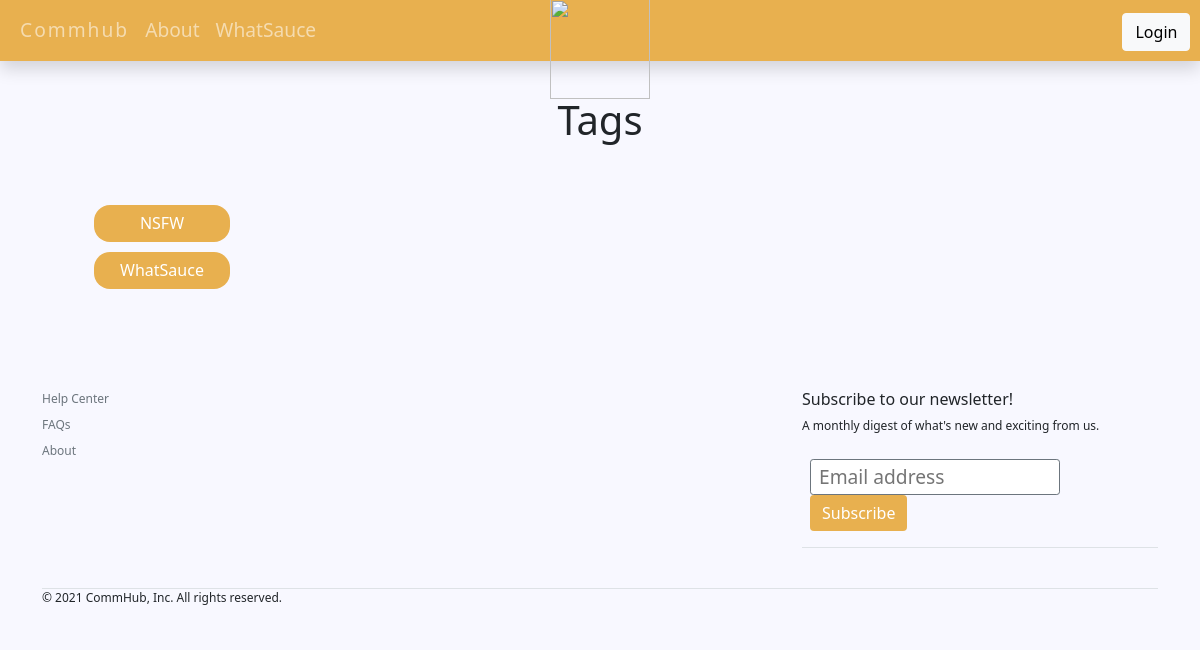
The page /index.php/threads on the database as committed earlier.
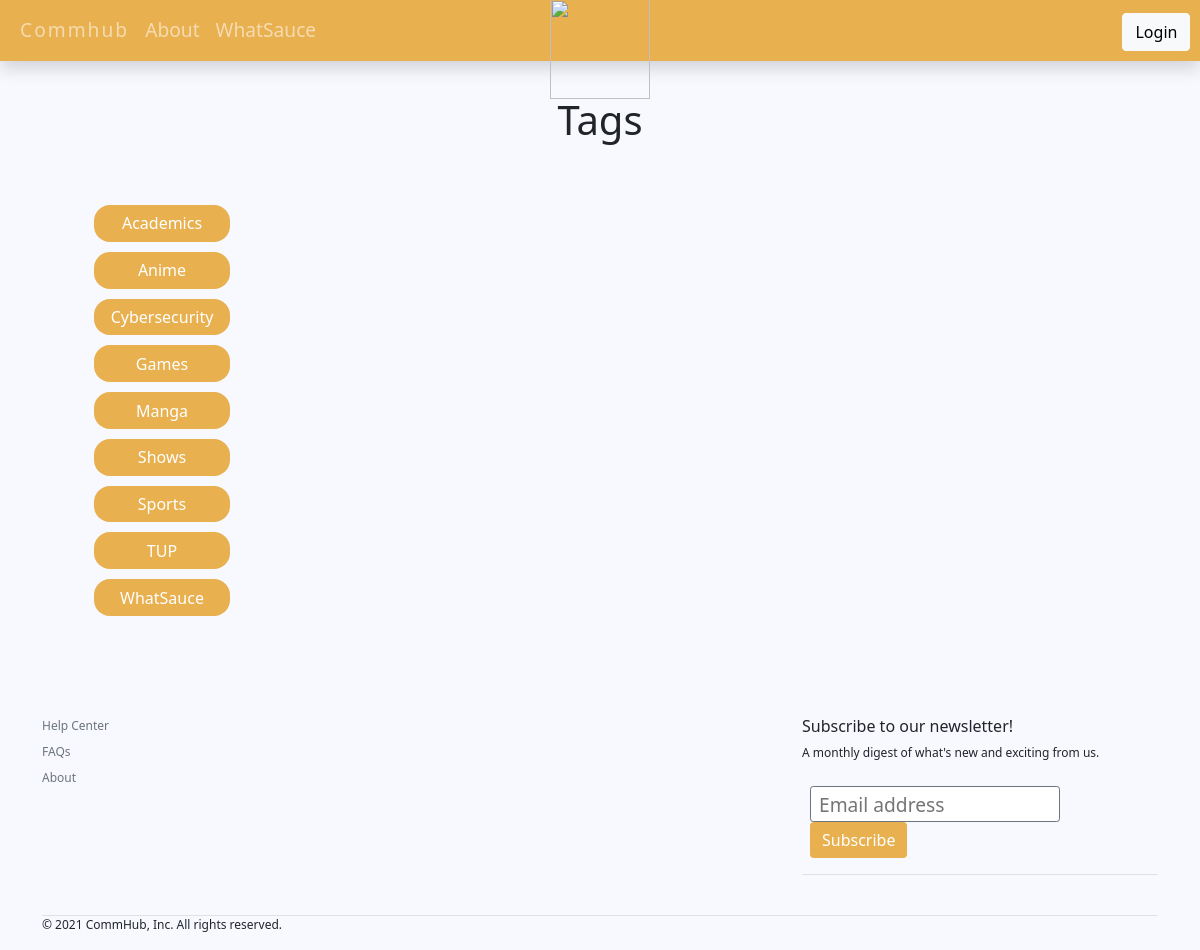
The same page on the database as committed later.
### tables this page shows
CREATE TABLE `threads` (
  `id` int(255) NOT NULL,
  `name` varchar(255) NOT NULL,
  `date` datetime NOT NULL DEFAULT current_timestamp()
);

### application/libraries/Sitelayout.php (called while the page is built, shortened)
<?php
class Sitelayout {
    private $CI;
    public function __construct() {
        $this->CI =& get_instance();
    }
    public function loadTemplate($content = null, $data = null) {
        $layout = array();
        $layout['navbar2'] = $this->CI->load->view('templates/navbar2', null, true);
        $layout['navbar3'] = $this->CI->load->view('templates/navbar3', null, true);
        $layout['footer'] = $this->CI->load->view('templates/footer', null, true);
        $layout['content'] = $this->CI->load->view($content, $data, true);
        $this->CI->load->view('templates/content', $layout);
    }
}

### application/controllers/Threads.php (called while the page is built, shortened)
<?php
class Threads extends CI_Controller{
    public function index(){
        $data['title'] = 'Tags';
        $data['threads'] = $this->threads_model->get_threads();
        $this->sitelayout->loadTemplate('threads/index',$data);
    }
}

### index.php (called while the page is built, shortened)
<?php
require_once BASEPATH.'core/CodeIgniter.php';

### application/models/Threads_model.php (called while the page is built, shortened)
<?php
class Threads_model extends CI_Model{
    public function get_threads(){
        $this->db->order_by('name');
        $query = $this->db->get('threads');
        return $query->result_array();
    }
}

### application/views/threads/index.php (the view, shortened to what this page needs)
<!DOCTYPE html>
<html>
<head>
<link href="https://cdn.jsdelivr.net/npm/bootstrap@5.1.3/dist/css/bootstrap.min.css" rel="stylesheet">
</head>
<body>
<div class="container mt-5">
	<div class="p-5 text-center"><h1><?= $title; ?></h1></div>
	<ul class="list-group list-group  ps-1 tags">
		<?php foreach($threads as $thread) : ?>
			<li ><a class="button ms-5 position-relative" href="<?php echo site_url('/threads/posts/'.$thread['id']); ?>"><span class="tagname"><?php echo $thread['name']; ?></span></a>
			</li>
		<?php endforeach; ?>
	</ul>
</div>
</body>
</html>

### application/views/templates/navbar2.php (shortened to what this page needs)
<!DOCTYPE html>
<html>
<head>
    <link href="https://cdn.jsdelivr.net/npm/bootstrap@5.1.3/dist/css/bootstrap.min.css" rel="stylesheet">
</head>
<body>
    <nav class="navbar navbar-expand-lg navbar-dark fixed-top shadow">
        <div class="container-fluid ">
            <div class="collapse navbar-collapse " id="navbarCollapse">
                <div class="navbar-nav me-auto ">
                        <a href="<?php echo base_url('posts'); ?>" id="brand" class="nav-link nav-item d-none d-lg-block"> Commhub</a>
                        <a href="<?php echo base_url('pages/about'); ?>" id="aboutnav" class="nav-link nav-item d-lg-block"> About</a>
                        <a href="<?php echo base_url('whatsauce/index'); ?>" id="whatsaucenav" class="nav-link nav-item ">WhatSauce</a>
                </div>
            </div>
        </div>
        <a href="<?php echo base_url('posts'); ?>" > <img src="<?php echo base_url("/assets/logo4.png");?>"  id="navbar-brand" width="100" height="100"></a>
        <?php
            $user = $this->session->userdata('user');
            if(isset($user) && $user!=null):?>
                <?php if($user['profile_picture']!='noimage.jpg'):?>
                    <img id="profile-picture"  src="<?php echo base_url('images/profile_picture/' . $user['profile_picture']  ); ?>" class=" avatar dropdown rounded rounded-circle"  width="50" height="50" href="#" role="button" id="dropdownMenuLink" data-bs-toggle="dropdown" aria-expanded="false">
                <?php else:?>
                    <img id="profile-picture" src="<?php echo base_url('assets/avatar.jpg' ); ?>" class=" avatar dropdown rounded rounded-circle" width="50" height="50" href="#" role="button" id="dropdownMenuLink" data-bs-toggle="dropdown" aria-expanded="false">
                <?php endif; ?>
                <span class="dropdown-menu dropdown-menu-end me-4" role = "menu" aria-labelledby="dropdownMenuLink">
                    <a class="dropdown-item " href="<?php echo base_url('pages/profile'); ?>">Profile</a>
                    <a class="dropdown-item " href="<?php echo base_url('pages/changepassword'); ?>">Change password</a>
                    <a class="dropdown-item " href="<?php echo base_url('logout'); ?>">Logout</a>
                </span>
            <?php else:?>
                <a class="btn btn-light login mt-1" href="<?php echo base_url('login'); ?>">Login</a>
            <?php endif; ?>
    </nav>
</body>
</html>

### application/views/templates/footer.php (shortened to what this page needs)
<!DOCTYPE html>
<html>
<head>
    <link href="https://cdn.jsdelivr.net/npm/bootstrap@5.1.3/dist/css/bootstrap.min.css" rel="stylesheet">
</head>
<body>
    <div class="container">
        <footer class="pt-5 mt-5">
            <div class="row">
                <div class="col-6">
                    <ul class="nav flex-column">
                        <li class="nav-item mb-2"><a href="<?php echo base_url('pages/help');?>"class="nav-link p-0 text-muted">Help Center</a></li>
                        <li class="nav-item mb-2"><a href="<?php echo base_url('pages/faqs');?>" class="nav-link p-0 text-muted">FAQs</a></li>
                        <li class="nav-item mb-2"><a href="<?php echo base_url('pages/about');?>" class="nav-link p-0 text-muted">About</a></li>
                    </ul>
                </div>
                <div class="col-4 offset-2">
                    <form id="newsletter" name="newsletter" method="post" action="<?php echo base_url();?>newsletter/index" onsubmit ='return validate()'>
                        <table class="table">
                            <h6>Subscribe to our newsletter!</h6>
                            <p>A monthly digest of what's new and exciting from us.</p>
                            <tr>
                                <td>
                                    <input type="email" name="email" id="email" style="width:250px;height:36px;" placeholder="Email address" class="ps-2 display border border-secondary border-1 rounded rounded-1"></input>
                                    <button type="submit" value="Submit" class="btn mb-2 text-white">Subscribe</button>
                                </td>
                            </tr>
                        </table>
                    </form>
                </div>
            </div>
            <div class="d-flex justify-content-between mt-4 border-top">
                <p>&copy; 2021 CommHub, Inc. All rights reserved.</p>
            </div>
        </footer>
    </div>
</body>
</html>

### application/views/templates/content.php
<?php
    echo $navbar2;
    echo $content;
    echo $footer;
?>

Rows that differ between the two databases and show on the page:
added threads: name "Academics"
added threads: name "Anime"
added threads: name "Cybersecurity"
added threads: name "Games"
added threads: name "Manga"
added threads: name "Shows"
added threads: name "Sports"
changed threads: name "NSFW" → "TUP"
